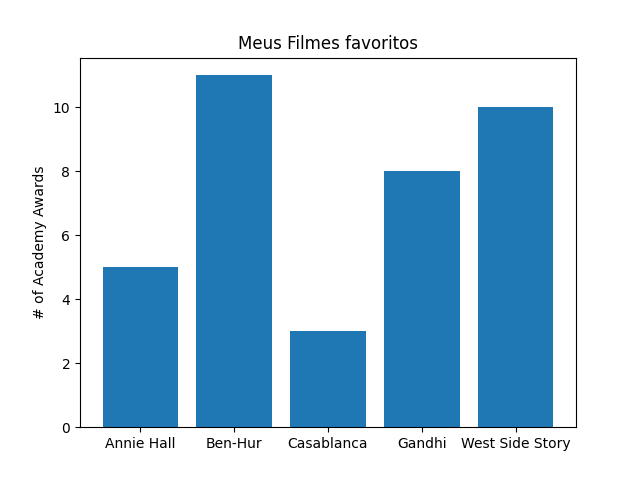

Here is the Python script that generated this plot:
from matplotlib import pyplot as plt

movies = ["Annie Hall", "Ben-Hur", "Casablanca", "Gandhi", "West Side Story"]
num_oscars = [5, 11, 3, 8, 10]

#plote as barras com coordenadas x a esqeurda, alturas
plt.bar(range(len(movies)), num_oscars)

plt.title("Meus Filmes favoritos")
plt.ylabel("# of Academy Awards")

#rotule o eixo x com os nomes dos filmes no centro das barras
plt.xticks(range(len(movies)), movies)
plt.show()
